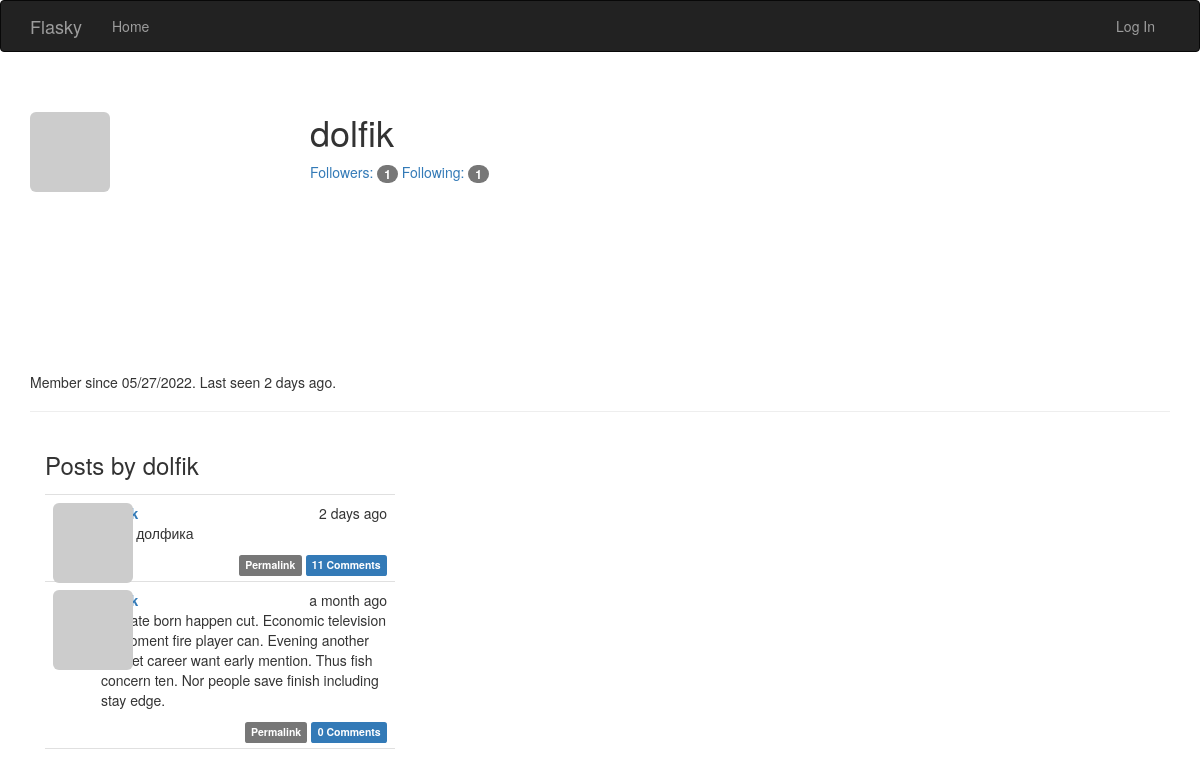
The app's page /user/dolfik, older data.
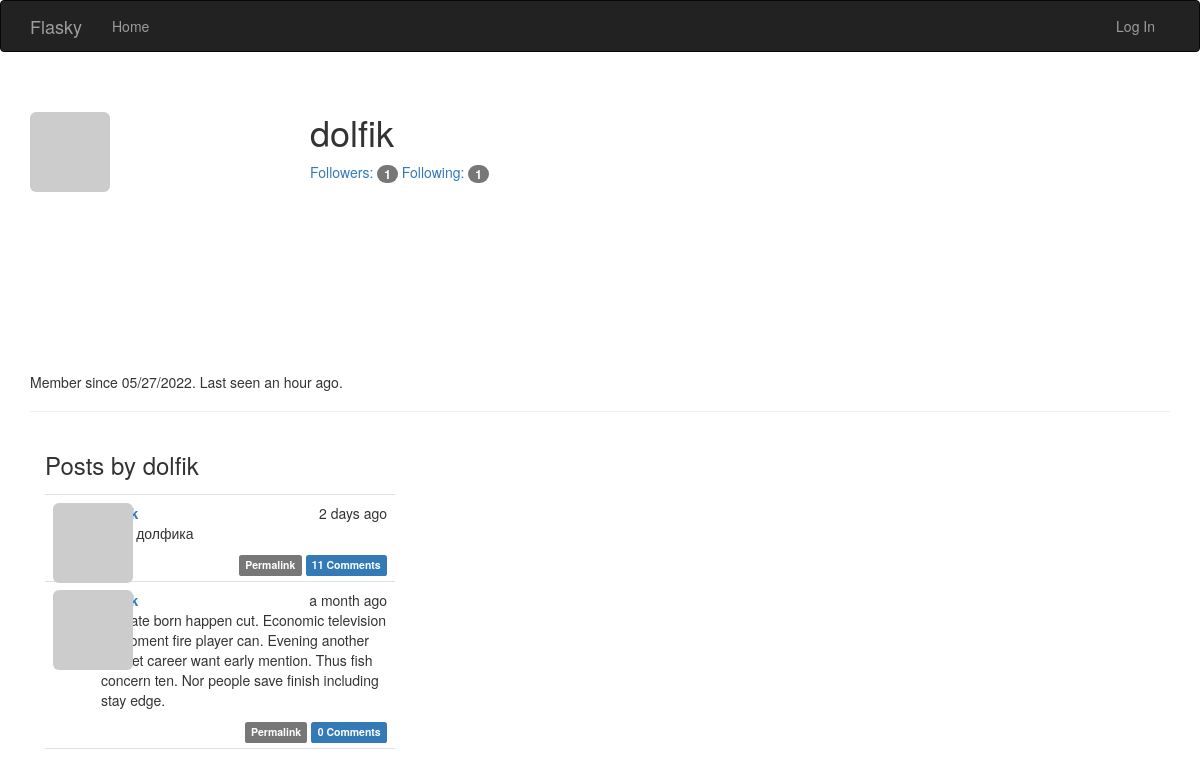
The same page, newer data.
### app/models.py (models this page shows, shortened)
class User(UserMixin, db.Model):
    __tablename__ = 'users'
    id = db.Column(db.Integer, primary_key=True)
    email = db.Column(db.String(64), unique=True, index=True)
    username = db.Column(db.String(64), unique=True, index=True)
    password_hash = db.Column(db.String(128))
    role_id = db.Column(db.Integer, db.ForeignKey('roles.id'))
    confirmed = db.Column(db.Boolean, default=False)
    name = db.Column(db.String(64))
    location = db.Column(db.String(64))
    about_me = db.Column(db.Text())
    member_since = db.Column(db.DateTime(), default=datetime.utcnow)
    last_seen = db.Column(db.DateTime(), default=datetime.utcnow)
    avatar_hash = db.Column(db.String(32))
    posts = db.relationship('Post', backref='author', lazy='dynamic')
    comments = db.relationship('Comment', backref='author', lazy='dynamic')
    followed = db.relationship('Follow',
                               foreign_keys=[Follow.follower_id],
                               backref=db.backref('follower', lazy='joined'),
                               lazy='dynamic',
                               cascade='all, delete-orphan')
    followers = db.relationship('Follow',
                                foreign_keys=[Follow.followed_id],
                                backref=db.backref('followed', lazy='joined'),
                                lazy='dynamic',
                                cascade='all, delete-orphan')
    @property
    def password(self):
        raise AttributeError('password is not a readable attribute')
    def gravatar(self, size=100, default='identicon', rating='g'):
        if request.is_secure:
            url = 'https://secure.gravatar.com/avatar'
        else:
            url = 'http://secure.gravatar.com/avatar'
        hash = hashlib.md5(self.email.lower().encode('utf-8')).hexdigest()
        return f'{url}/{hash}?s={size}&d={default}&r={rating}'

class Post(db.Model):
    __tablename__ = 'posts'
    id = db.Column(db.Integer, primary_key=True)
    body = db.Column(db.Text)
    body_html = db.Column(db.Text)
    timestamp = db.Column(db.DateTime, index=True, default=datetime.utcnow)
    author_id = db.Column(db.Integer, db.ForeignKey('users.id'))
    comments = db.relationship('Comment', backref='post', lazy='dynamic')

### app/main/views.py (the view)
@main.route('/user/<username>')
def user(username):
    user = User.query.filter_by(username=username).first_or_404()
    posts = user.posts.order_by(Post.timestamp.desc()).all()
    return render_template('user.html', user=user, posts=posts)

### app/auth/views.py (called while the page is built)
@auth.before_app_request
def before_request():
    if current_user.is_authenticated:
        current_user.ping()
        if not current_user.confirmed \
                and request.blueprint != 'auth' \
                and request.endpoint != 'static':
            return redirect(url_for('auth.unconfirmed'))

### app/main/__init__.py (called while the page is built)
@main.app_context_processor
def inject_permissions():
    return dict(Permission=Permission)

### app/models.py (called while the page is built)
    def can(self, permissions):
        return False

    def is_administrator(self):
        return False

### app/templates/user.html (shortened to what this page needs)
{% extends "base.html" %}
{% import "bootstrap/wtf.html" as wtf %}
{% block page_content %}
    <div class="page-header">
        <img class="img-rounded profile-thumbnail" src="{{ user.gravatar(size=256) }}">
        <div class="profile-header">
            <h1>{{ user.username }}</h1>
        <a href="{{ url_for('.followers', username=user.username) }}">
            Followers: <span class="badge">{{ user.followers.count() - 1 }}</span></a>
        <a href="{{ url_for('.followed_by', username=user.username) }}">
            Following: <span class="badge">{{ user.followed.count() - 1 }}</span></a>
            </div>
        <p>
            Member since {{ moment(user.member_since).format('L') }}.
            Last seen {{ moment(user.last_seen).fromNow() }}.
        </p>
    </div>
    <div class="col-md-4">
        <h3>Posts by {{user.username}} </h3>
        {% include '_posts.html' %}
    </div>
{% endblock %}

### app/templates/base.html (shortened to what this page needs)
{% extends "bootstrap/base.html" %}
{% block head %}
{{ super() }}
<link rel="stylesheet" type="text/css" href="{{ url_for('static', filename='styles.css') }}">
{% endblock %}
{% block navbar %}
<div class="navbar navbar-inverse" role="navigation">
    <div class="container">
        <div class="navbar-header">
            <a class="navbar-brand" href="/">Flasky</a>
        </div>
        <div class="navbar-collapse collapse">
            <ul class="nav navbar-nav">
                <li><a href="/">Home</a></li>
            </ul>
            <ul class="nav navbar-nav navbar-right">
                {% if current_user.is_authenticated %}
            <li class="dropdown">
            <a href="#" class="dropdown-toggle" data-toggle="dropdown">
            <img src="{{ current_user.gravatar(size=18) }}">
                &nbsp;{{ current_user.username }} <b class="caret"></b></a>
                    <ul class="dropdown-menu">
                         <li><a href="#">Change Password</a></li>
                        <li><a href="#">Change Email</a></li>
                        <li><a href="{{ url_for('auth.logout') }}">Log Out</a></li>
                    </ul></li>
                    {% else %}
                <li><a href="{{ url_for('auth.login') }}">Log In</a></li>
                {% endif %}
            </ul>
        </div>
    </div>
</div>
{% endblock %}
{% block content %}
<div class="container">
    {% block page_content %}{% endblock %}
</div>
{% endblock %}

### app/templates/_posts.html (shortened to what this page needs)
<ul class="posts">
    {% for post in posts %}
    <li class="post">
        <div class="profile-thumbnail">
            <a href="{{ url_for('.user', username=post.author.username) }}">
                <img class="img-rounded profile-thumbnail" src="{{ post.author.gravatar(size=40) }}">
            </a>
        </div>
        <div class="post-date">{{ moment(post.timestamp).fromNow() }}</div>
        <div class="post-author">
            <a href="{{ url_for('.user', username=post.author.username) }}">
            </a>
        </div>
       <div class="post-content">
        <div class="post-body">
            {% if post.body_html %}
                {{ post.body_html | safe }}
            {% else %}
                {{ post.body }}
        {% endif %}
        </div>
        <div class="post-footer">
            <a href="{{ url_for('.post', id=post.id) }}">
                <span class="label label-default">Permalink</span></a>
            <a href="{{ url_for('.post', id=post.id) }}#comments">
                <span class="label label-primary">
                {{ post.comments.count() }} Comments
                </span></a>
        </div>
</div>
    </li>
    {% endfor %}
</ul>

### app/static/styles.css (style rules this page uses)
.profile-thumbnail { position: absolute; }
.profile-header { min-height: 260px; margin-left: 280px; }
ul.posts { list-style-type: none; padding: 0px; margin: 16px 0px 0px 0px; border-top: 1px solid #e0e0e0; }
ul.posts li.post { padding: 8px; border-bottom: 1px solid #e0e0e0; }
div.post-date { float: right; }
div.post-author { font-weight: bold; margin-left: 48px; }
div.post-content { margin-left: 48px; min-height: 48px; }
div.post-footer { text-align: right; }

Row changes from the older to the newer data that the page shows:
changed User "dolfik": last_seen "2 days ago" → "an hour ago"
